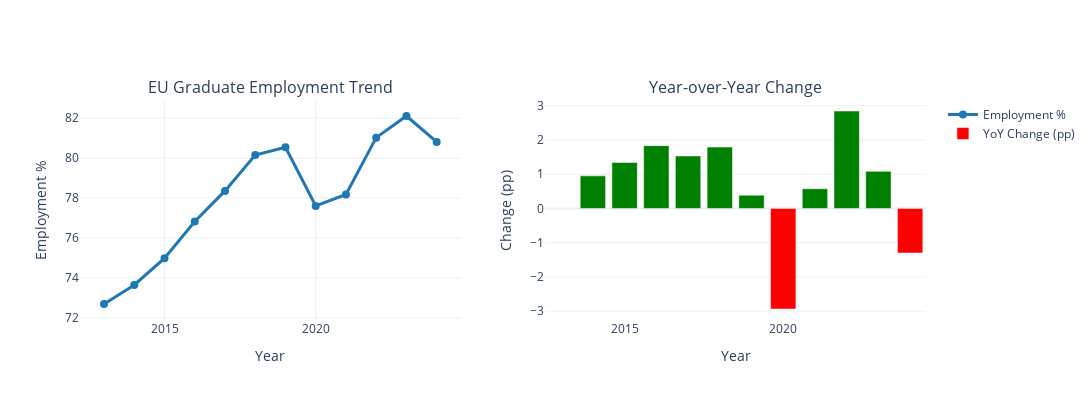

Notebook code cell kept with this figure:
### Markdown cell above
### 2.4 Time Series Decomposition & Trends

### Code cell
# EU-27 total employment over time
# Calculate average of all countries/regions with sex='T' (Total)
eu_total = df[df['sex'] == 'T'][year_cols].mean().T.to_frame()
eu_total = eu_total.reset_index()
eu_total.columns = ['year', 'Employment %']
eu_total['year'] = eu_total['year'].astype(int)

# Create subplots
fig = make_subplots(
    rows=1, cols=2,
    subplot_titles=('EU Graduate Employment Trend', 'Year-over-Year Change'),
    specs=[[{}, {}]]
)

fig.add_trace(
    go.Scatter(
        x=eu_total['year'],
        y=eu_total['Employment %'],
        mode='lines+markers',
        name='Employment %',
        line=dict(color='#1f77b4', width=3),
        marker=dict(size=8)
    ),
    row=1, col=1
)

# YoY change
yoy_change = eu_total['Employment %'].diff()
colors = ['green' if x > 0 else 'red' for x in yoy_change]

fig.add_trace(
    go.Bar(
        x=eu_total['year'],
        y=yoy_change,
        name='YoY Change (pp)',
        marker_color=colors
    ),
    row=1, col=2
)

fig.update_yaxes(title_text='Employment %', row=1, col=1)
fig.update_yaxes(title_text='Change (pp)', row=1, col=2)
fig.update_xaxes(title_text='Year', row=1, col=1)
fig.update_xaxes(title_text='Year', row=1, col=2)

fig.update_layout(height=400, width=1200, showlegend=True, template='plotly_white')
fig.show()

print("\n📊 Employment Momentum:")
cagr = ((eu_total['Employment %'].iloc[-1] / eu_total['Employment %'].iloc[0])**(1/(len(eu_total)-1)) - 1) * 100
print(f"   CAGR (2013-2024): {cagr:.2f}%")
if len(yoy_change) > 7:
    print(f"   COVID Impact (2020): {yoy_change.iloc[7]:.2f} pp")
    recovery_sum = yoy_change[8:].sum()
    print(f"   Recovery 2021-2024: {recovery_sum:.2f} pp total")

### Figure 1 — Plotly figure (JSON) as saved in the notebook; plotly's stock layout.template omitted (floating-point values rounded to 4 significant figures)
{"data": [{"line": {"color": "#1f77b4", "width": 3}, "marker": {"size": 8}, "mode": "lines+markers", "name": "Employment %", "type": "scatter", "x": [2013, 2014, 2015, 2016, 2017, 2018, 2019, 2020, 2021, 2022, 2023, 2024], "xaxis": "x", "y": [72.7, 73.65, 74.99, 76.83, 78.36, 80.15, 80.54, 77.61, 78.18, 81.03, 82.11, 80.81], "yaxis": "y"}, {"marker": {"color": ["red", "green", "green", "green", "green", "green", "green", "red", "green", "green", "green", "red"]}, "name": "YoY Change (pp)", "type": "bar", "x": [2013, 2014, 2015, 2016, 2017, 2018, 2019, 2020, 2021, 2022, 2023, 2024], "xaxis": "x2", "y": [NaN, 0.9514, 1.343, 1.832, 1.532, 1.792, 0.3892, -2.935, 0.5744, 2.845, 1.083, -1.3], "yaxis": "y2"}], "layout": {"annotations": [{"font": {"size": 16}, "showarrow": false, "text": "EU Graduate Employment Trend", "x": 0.225, "xanchor": "center", "xref": "paper", "y": 1, "yanchor": "bottom", "yref": "paper"}, {"font": {"size": 16}, "showarrow": false, "text": "Year-over-Year Change", "x": 0.775, "xanchor": "center", "xref": "paper", "y": 1, "yanchor": "bottom", "yref": "paper"}], "height": 400, "showlegend": true, "width": 1200, "xaxis": {"anchor": "y", "domain": [0, 0.45], "title": {"text": "Year"}}, "xaxis2": {"anchor": "y2", "domain": [0.55, 1], "title": {"text": "Year"}}, "yaxis": {"anchor": "x", "domain": [0, 1], "title": {"text": "Employment %"}}, "yaxis2": {"anchor": "x2", "domain": [0, 1], "title": {"text": "Change (pp)"}}}}
